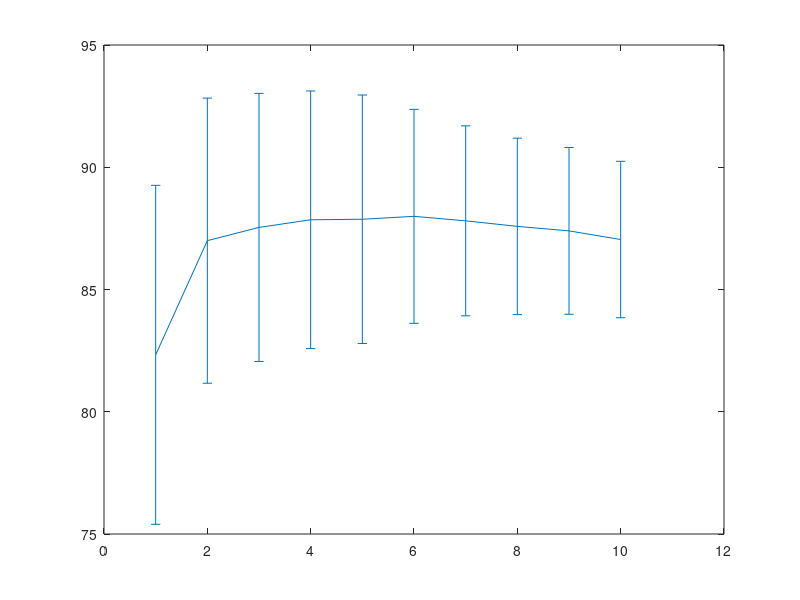

MATLAB code to generate this figure:
 
clear, clc
load BCdat_error_bar
nB=1:10;
mu_val=[mean(r1000(:,2)),mean(r2000(:,2)),mean(r3000(:,2)),mean(r4000(:,2)),mean(r5000(:,2)),...
    mean(r10000(:,2)),mean(r20000(:,2)),mean(r30000(:,2)),mean(r50000(:,2)),mean(r100000(:,2))];
std_val=[std(r1000(:,2)),std(r2000(:,2)),std(r3000(:,2)),std(r4000(:,2)),std(r5000(:,2)),...
    std(r10000(:,2)),std(r20000(:,2)),std(r30000(:,2)),std(r50000(:,2)),std(r100000(:,2))];
errorbar(nB,mu_val,std_val)